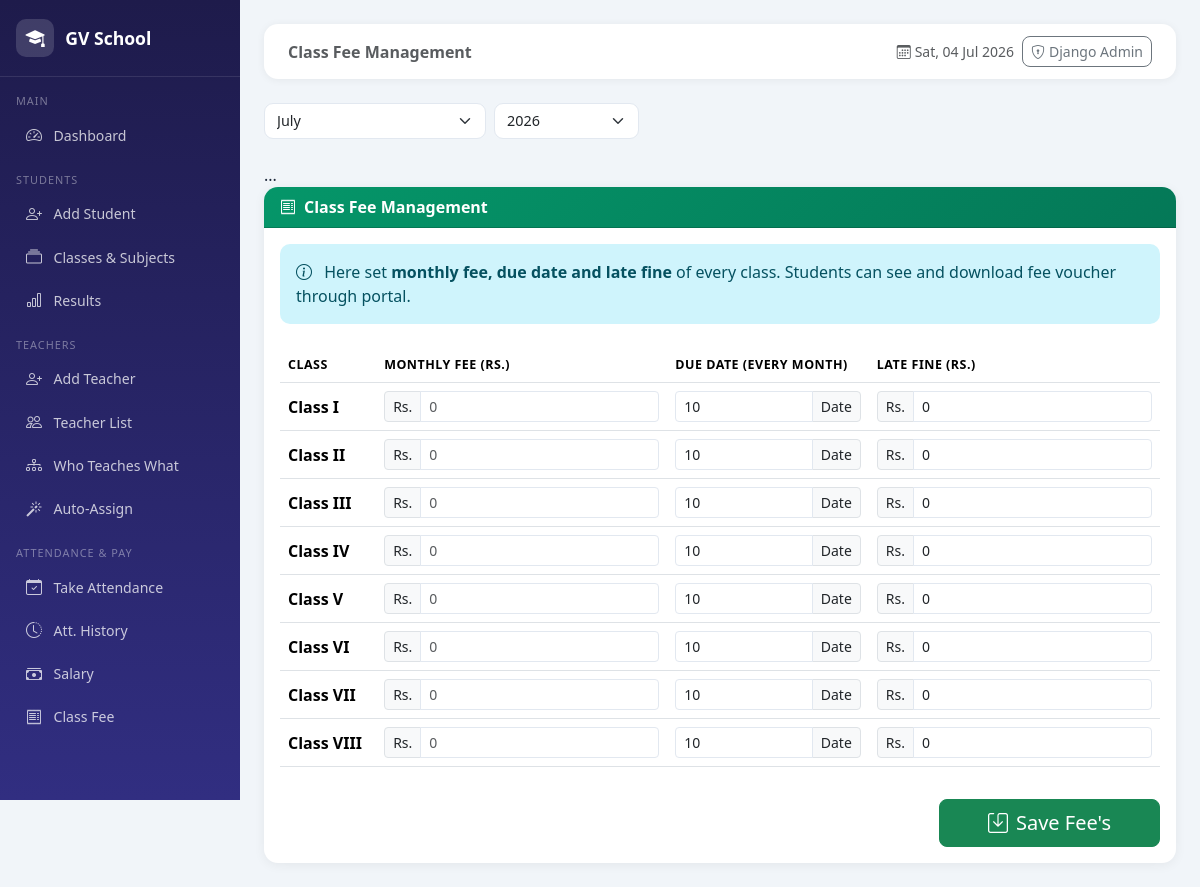
The page /man/fee/ (signed in) on the database its author committed.
### cls/models.py (models this page shows)
class Grade(models.Model):
    id            = models.AutoField(primary_key=True)
    grade         = models.CharField(max_length=50)
    def __str__(self):
        return self.grade

### manager/views.py (the view, shortened to what this page needs)
# urls.py: path('fee/',                   views.class_fee,      name='ClassFee'),
@login_required(login_url='/man/')
def class_fee(request):
    today     = datetime.date.today()
    grades    = Grade.objects.all()
    sel_month = int(request.GET.get('month', today.month))
    sel_year  = int(request.GET.get('year',  today.year))
    fees = {
        f.grade_id: f
        for f in ClassFee.objects.filter(month=sel_month, year=sel_year)
    }
    grade_fees = [{'grade': g, 'fee': fees.get(g.id)} for g in grades]
    return render(request, 'add/class_fee.html', {
        'grade_fees': grade_fees,
        'sel_month' : sel_month,
        'sel_year'  : sel_year,
        'months'    : MONTHS,
        'years'     : range(2024, today.year + 2),
    })

### manager/Templates/add/class_fee.html (shortened to what this page needs)
{% extends 'add/base.html' %}
{% block breadcrumb %}Class Fee Management{% endblock %}
{% block content %}
<form method="GET" class="row g-2 mb-4">
  <div class="col-md-3">
    <select name="month" class="form-select" onchange="this.form.submit()">
      {% for num, name in months %}
      <option value="{{ num }}" {% if sel_month == num %}selected{% endif %}>
        {{ name }}
      </option>
      {% endfor %}
    </select>
  </div>
  <div class="col-md-2">
    <select name="year" class="form-select" onchange="this.form.submit()">
      {% for y in years %}
      <option value="{{ y }}" {% if sel_year == y %}selected{% endif %}>{{ y }}</option>
      {% endfor %}
    </select>
  </div>
</form>
<form method="POST">
  ...
</form>
<div class="card">
  <div class="card-header text-white" style="background:linear-gradient(135deg,#059669,#047857)">
    <i class="bi bi-receipt me-2"></i>Class Fee Management
  </div>
  <div class="card-body">
    <div class="alert alert-info mb-4">
      <i class="bi bi-info-circle me-2"></i>
      Here set <strong>monthly fee, due date and late fine</strong> of every class.
      Students can see and download fee voucher through portal.
    </div>
    <form method="POST">
      <div class="table-responsive">
        <table class="table table-hover align-middle">
          <thead style="background:#059669;color:#fff">
            <tr>
              <th>Class</th>
              <th>Monthly Fee (Rs.)</th>
              <th>Due Date (Every month)</th>
              <th>Late Fine (Rs.)</th>
            </tr>
          </thead>
          <tbody>
            {% for item in grade_fees %}
            <tr>
              <td class="fw-semibold">{{ item.grade }}</td>
              <td>
                <div class="input-group input-group-sm">
                  <span class="input-group-text">Rs.</span>
                  <input type="number" name="fee_{{ item.grade.id }}" class="form-control"
                         value="{{ item.fee.monthly_fee|default:'' }}" placeholder="0" min="0" step="50">
                </div>
              </td>
              <td>
                <div class="input-group input-group-sm">
                  <input type="number" name="due_{{ item.grade.id }}" class="form-control"
                         value="{{ item.fee.due_date|default:'10' }}" min="1" max="31">
                  <span class="input-group-text">Date</span>
                </div>
              </td>
              <td>
                <div class="input-group input-group-sm">
                  <span class="input-group-text">Rs.</span>
                  <input type="number" name="fine_{{ item.grade.id }}" class="form-control"
                         value="{{ item.fee.late_fine|default:'0' }}" placeholder="0" min="0">
                </div>
              </td>
            </tr>
            {% empty %}
            <tr><td colspan="4" class="text-center text-muted py-3">
              Firstly <a href="{% url 'Adding' %}">add classes</a>.
            </td></tr>
            {% endfor %}
          </tbody>
        </table>
      </div>
      {% if grade_fees %}
      <div class="text-end mt-3">
        <button type="submit" class="btn btn-success btn-lg px-5">
          <i class="bi bi-save me-2"></i>Save Fee's
        </button>
      </div>
      {% endif %}
    </form>
  </div>
</div>
{% endblock %}

### manager/Templates/add/base.html (style rules this page uses)
:root { --primary : #4f46e5; --primary-d : #3730a3; --success : #059669; --warning : #d97706; --danger : #dc2626; --info : #0891b2; --bg : #f1f5f9; --card : #ffffff; --text : #1e293b; --muted : #64748b; }
* { box-sizing: border-box; }
body { background: var(--bg); color: var(--text); font-family: 'Segoe UI', sans-serif; min-height: 100vh; }
.card { border: none; border-radius: 14px; box-shadow: 0 2px 12px rgba(0,0,0,.06); }
.card-header { font-weight: 600; border-radius: 14px 14px 0 0 !important; }
.table th { font-size: .78rem; text-transform: uppercase; letter-spacing: .5px; font-weight: 600; }
.table td { vertical-align: middle; }
.btn { border-radius: 8px; }
.form-control, .form-select { border-radius: 9px; border: 1.5px solid #e2e8f0; font-size: .9rem; }
.alert { border-radius: 10px; border: none; }

### rows shown on the page
Grade: grade "Class I", fee.due_date "10", fee.late_fine "0"
Grade: grade "Class II", fee.due_date "10", fee.late_fine "0"
Grade: grade "Class III", fee.due_date "10", fee.late_fine "0"
Grade: grade "Class IV", fee.due_date "10", fee.late_fine "0"
Grade: grade "Class V", fee.due_date "10", fee.late_fine "0"
Grade: grade "Class VI", fee.due_date "10", fee.late_fine "0"
Grade: grade "Class VII", fee.due_date "10", fee.late_fine "0"
Grade: grade "Class VIII", fee.due_date "10", fee.late_fine "0"

### other values the page prints
form field month "July"
form field year "2026"
